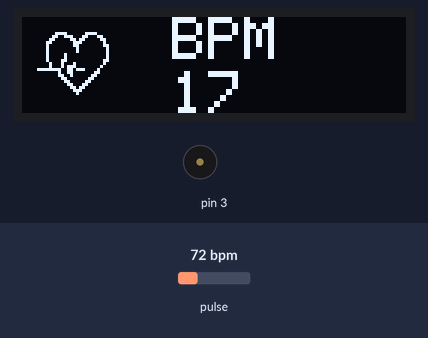
A sketch run on a simulated Arduino Uno, built with avr-gcc and run on an emulated ATmega328P. Shown: 128×32 one-colour display, buzzer (waves = sounding). The test bench sets the inputs (shaded band); at power-on: pulse 72 bpm. The display library's start-up logo is not drawn.

Above: at 4.2 s.
4.3 s: pulse set to 42 bpm
At 5.42 s:
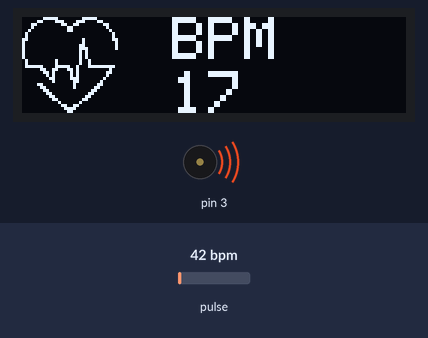
7.3 s: pulse set to 70 bpm
At 8.3 s:
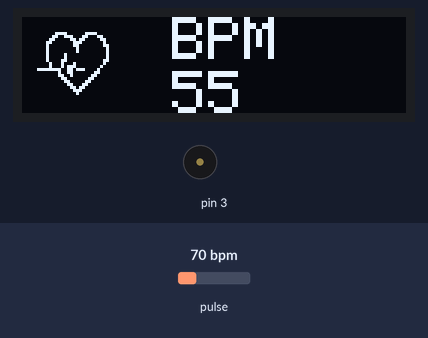
9.2 s: pulse set to 130 bpm
At 9.52 s:
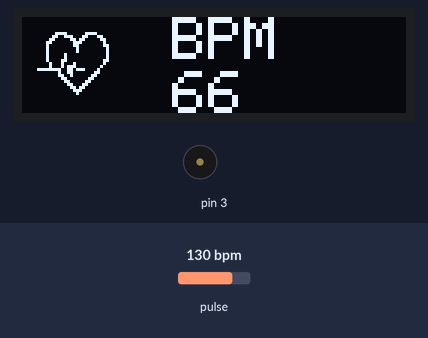
Timing chart, 0 to 16.8 s (numbered marks = the images above; inputs shaded):
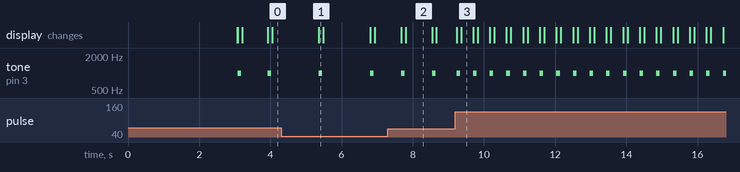

Measured:
- after the input at 4.3 s, tone on pin 3: alternates 1000 Hz for 0.10 s and silent for 1.3 s, starting after 1.1 s
- after the input at 9.2 s, tone on pin 3: alternates 1000 Hz for 0.10 s and silent for 0.37 s, starting at once
- by itself, tone on pin 3: alternates 1000 Hz for 0.10 s and silent for 0.74 s
- what the display in image 2 shows lasts 0.7 s, from 7.8 s to 8.5 s

The sketch:

spo2_oled_heart.ino
```cpp
#include <Adafruit_GFX.h>
#include <Adafruit_SSD1306.h>
#include <Wire.h>
#include "MAX30100.h"
#include "heartRate.h"

MAX30105 particleSensor;

const byte RATE_SIZE = 4;
byte rates[RATE_SIZE];
byte rateSpot = 0;
long lastBeat = 0;
float beatsPerMinute;
int beatAvg;

#define SCREEN_WIDTH 128
#define SCREEN_HEIGHT 32
#define OLED_RESET    -1

Adafruit_SSD1306 display(SCREEN_WIDTH, SCREEN_HEIGHT, &Wire, OLED_RESET);

static const unsigned char PROGMEM logo2_bmp[] =
{ 0x03, 0xC0, 0xF0, 0x06, 0x71, 0x8C, 0x0C, 0x1B, 0x06, 0x18, 0x0E, 0x02, 0x10, 0x0C, 0x03, 0x10,
0x04, 0x01, 0x10, 0x04, 0x01, 0x10, 0x40, 0x01, 0x10, 0x40, 0x01, 0x10, 0xC0, 0x03, 0x08, 0x88,
0x02, 0x08, 0xB8, 0x04, 0xFF, 0x37, 0x08, 0x01, 0x30, 0x18, 0x01, 0x90, 0x30, 0x00, 0xC0, 0x60,
0x00, 0x60, 0xC0, 0x00, 0x31, 0x80, 0x00, 0x1B, 0x00, 0x00, 0x0E, 0x00, 0x00, 0x04, 0x00,  };

static const unsigned char PROGMEM logo3_bmp[] =
{ 0x01, 0xF0, 0x0F, 0x80, 0x06, 0x1C, 0x38, 0x60, 0x18, 0x06, 0x60, 0x18, 0x10, 0x01, 0x80, 0x08,
0x20, 0x01, 0x80, 0x04, 0x40, 0x00, 0x00, 0x02, 0x40, 0x00, 0x00, 0x02, 0xC0, 0x00, 0x08, 0x03,
0x80, 0x00, 0x08, 0x01, 0x80, 0x00, 0x18, 0x01, 0x80, 0x00, 0x1C, 0x01, 0x80, 0x00, 0x14, 0x00,
0x80, 0x00, 0x14, 0x00, 0x80, 0x00, 0x14, 0x00, 0x40, 0x10, 0x12, 0x00, 0x40, 0x10, 0x12, 0x00,
0x7E, 0x1F, 0x23, 0xFE, 0x03, 0x31, 0xA0, 0x04, 0x01, 0xA0, 0xA0, 0x0C, 0x00, 0xA0, 0xA0, 0x08,
0x00, 0x60, 0xE0, 0x10, 0x00, 0x20, 0x60, 0x20, 0x06, 0x00, 0x40, 0x60, 0x03, 0x00, 0x40, 0xC0,
0x01, 0x80, 0x01, 0x80, 0x00, 0xC0, 0x03, 0x00, 0x00, 0x60, 0x06, 0x00, 0x00, 0x30, 0x0C, 0x00,
0x00, 0x08, 0x10, 0x00, 0x00, 0x06, 0x60, 0x00, 0x00, 0x03, 0xC0, 0x00, 0x00, 0x01, 0x80, 0x00  };


void setup() {
  display.begin(SSD1306_SWITCHCAPVCC, 0x3C);
  display.display();
  delay(3000);

  particleSensor.begin(Wire, I2C_SPEED_FAST);
  particleSensor.setup();
  particleSensor.setPulseAmplitudeRed(0x0A);

}

void loop() {
 long irValue = particleSensor.getIR();

if(irValue > 7000){
    display.clearDisplay();
    display.drawBitmap(5, 5, logo2_bmp, 24, 21, WHITE);
    display.setTextSize(2);
    display.setTextColor(WHITE);
    display.setCursor(50,0);
    display.println("BPM");
    display.setCursor(50,18);
    display.println(beatAvg);
    display.display();

  if (checkForBeat(irValue) == true)
  {
    display.clearDisplay();
    display.drawBitmap(0, 0, logo3_bmp, 32, 32, WHITE);
    display.setTextSize(2);
    display.setTextColor(WHITE);
    display.setCursor(50,0);
    display.println("BPM");
    display.setCursor(50,18);
    display.println(beatAvg);
    display.display();
    tone(3,1000);
    delay(100);
    noTone(3);

    long delta = millis() - lastBeat;
    lastBeat = millis();

    beatsPerMinute = 60 / (delta / 1000.0);

    if (beatsPerMinute < 255 && beatsPerMinute > 20)
    {
      rates[rateSpot++] = (byte)beatsPerMinute;
      rateSpot %= RATE_SIZE;


      beatAvg = 0;
      for (byte x = 0 ; x < RATE_SIZE ; x++)
        beatAvg += rates[x];
      beatAvg /= RATE_SIZE;
    }
  }

}
  if (irValue < 7000){
     beatAvg=0;
     display.clearDisplay();
     display.setTextSize(1);
     display.setTextColor(WHITE);
     display.setCursor(30,5);
     display.println("Please Place ");
     display.setCursor(30,15);
     display.println("your finger ");
     display.display();
     noTone(3);
     }

}
```
